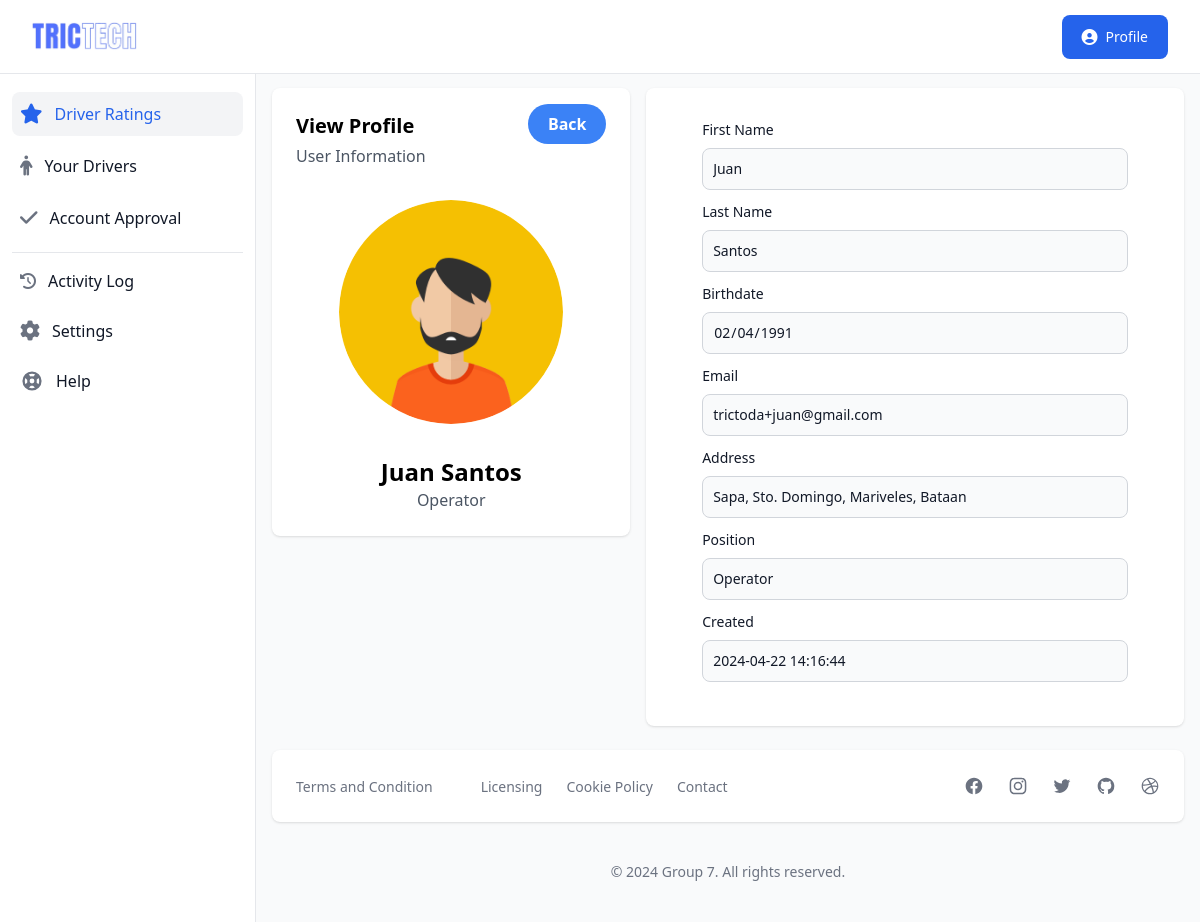
/operator/view-profile.php?viewProfile=81 (signed in), run on the app's committed database.
### tables this page shows
CREATE TABLE `account` (
  `id` int(11) NOT NULL,
  `unique_id` varchar(100) NOT NULL,
  `profile_img` varchar(250) DEFAULT NULL,
  `fname` varchar(50) NOT NULL,
  `lname` varchar(50) NOT NULL,
  `email` varchar(50) NOT NULL,
  `contact` varchar(20) NOT NULL,
  `birthdate` varchar(20) DEFAULT NULL,
  `address` varchar(100) DEFAULT NULL,
  `password` varchar(255) NOT NULL,
  `status` varchar(20) NOT NULL,
  `suspension` varchar(30) DEFAULT 'NO',
  `suspension_reason` varchar(255) DEFAULT NULL,
  `position` varchar(20) NOT NULL,
  `type` varchar(30) NOT NULL,
  `vercode` varchar(6) DEFAULT NULL,
  `date` varchar(50) NOT NULL
);

### operator/view-profile.php (the view, shortened to what this page needs)
<?php
    include '../database/connect.php';
    $unique_id = $_SESSION['unique_id'] ?? "";
    $sqlUser = mysqli_query($conn,"SELECT * FROM account WHERE unique_id = '$unique_id';");
    if(mysqli_num_rows($sqlUser) > 0){
        while($row = mysqli_fetch_assoc($sqlUser)){
            $getPosition = $row["position"];
        }
    }
    $viewProfile = $_GET["viewProfile"] ?? "";
    $sqlProfile = mysqli_query($conn,"SELECT * FROM account WHERE id = '$viewProfile';");
    if(mysqli_num_rows($sqlProfile) > 0){
        while($row = mysqli_fetch_assoc($sqlProfile)){
            $getFirstName = $row["fname"];
            $getLastName = $row["lname"];
            $getPosition = $row["position"];
            $getEmail = $row["email"];
            $getBirth = $row["birthdate"];
            $getAddress = $row["address"];
            $getDate = $row["date"];
            $getProfileImg = $row['profile_img'];
        }
    }
?>
<!DOCTYPE html>
<html lang="en">
<head>
    <link rel="stylesheet" href="../dist/output.css">
    <link rel="stylesheet" href="https://cdn.datatables.net/1.13.1/css/jquery.dataTables.min.css">
    <link rel="stylesheet" href="https://cdnjs.cloudflare.com/ajax/libs/font-awesome/6.2.1/css/all.min.css" />
    <link rel="stylesheet" href="https://cdn.jsdelivr.net/npm/tw-elements/dist/css/index.min.css" />
    <script src="https://cdn.tailwindcss.com"></script>
</head>
<body>
    <div>
        <nav class="bg-white border-b border-gray-200 fixed z-30 w-full">
            <div class="px-3 py-3 lg:px-5 lg:pl-3">
                <div class="flex items-center justify-between">
                    <div class="flex items-center justify-start">
                        <a href="index.php" class="text-xl font-bold flex items-center p-2 lg:ml-2.5">
                    <img class="w-20 lg:w-28" src="../images/logo.png" alt="logo">
                        </a>
                    </div>
                    <div class="flex items-center">
                        <div class="hidden lg:block">
                            <a href="#" id="dropdownDefault" data-dropdown-toggle="dropdown" class="sm:inline-flex ml-5 text-white bg-blue-600 hover:bg-blue-700 focus:ring-4 font-medium rounded-lg text-sm px-5 py-2.5 text-center items-center mr-3">
                                <i class="mr-2 text-base fa fa-user-circle" aria-hidden="true"></i>
                                Profile
                            </a>
                        </div>
                    </div>
                </div>
            </div>
        </nav>
        <div class="flex overflow-hidden bg-white pt-16">
            <aside id="sidebar" class="fixed hidden z-20 h-full top-0 left-0 pt-16 flex lg:flex flex-shrink-0 flex-col w-64 transition-width duration-75" aria-label="Sidebar">
                <div class="relative flex-1 flex flex-col min-h-0 border-r border-gray-200 bg-white pt-0">
                    <div class="flex-1 flex flex-col pt-5 pb-4 overflow-y-auto">
                        <div class="flex-1 px-3 bg-white divide-y space-y-1">
                            <ul class="space-y-2 pb-2">
                                <li>
                                    <a href="dashboard.php" class="text-base text-gray-900 font-normal rounded-lg bg-gray-100 flex items-center p-2 group ">
                                    <i class="fa fa-star text-xl text-blue-600 flex-shrink-0 transition duration-75" aria-hidden="true"></i>
                                    <span class="ml-3 flex-1 whitespace-nowrap text-blue-600">Driver Ratings</span>
                                    </a>
                                </li>
                                <li>
                                    <a href="drivers.php" class="text-base text-gray-900 font-normal rounded-lg hover:bg-gray-100 flex items-center p-2 group ">
                                    <i class="fa fa-male text-xl text-gray-500 flex-shrink-0 group-hover:text-gray-900 transition duration-75" aria-hidden="true"></i>
                                    <span class="ml-3 flex-1 whitespace-nowrap">Your Drivers</span>
                                    </a>
                                </li>
                                <li>
                                    <a href="account-approval.php" class="text-base text-gray-900 font-normal rounded-lg hover:bg-gray-100 flex items-center p-2 group ">
                                    <i class="fa fa-check text-xl text-gray-500 flex-shrink-0 group-hover:text-gray-900 transition duration-75" aria-hidden="true"></i>
                                    <span class="ml-3 flex-1 whitespace-nowrap">Account Approval</span>
                                    </a>
                                </li>
                            </ul>
                            <div class="space-y-2 pt-2">
                                <a href="logs.php" class="text-base text-gray-900 font-normal rounded-lg hover:bg-gray-100 group transition duration-75 flex items-center p-2">
                                    <i class="fa fa-history  text-base text-gray-500 flex-shrink-0 group-hover:text-gray-900 transition duration-75" name="settings-outline"></i>
                                    <span class="ml-3">Activity Log</span>
                                </a>
                                <a href="setting.php" class="text-base text-gray-900 font-normal rounded-lg hover:bg-gray-100 group transition duration-75 flex items-center p-2">
                                    <i class="fa fa-cog  text-xl text-gray-500 flex-shrink-0 group-hover:text-gray-900 transition duration-75" name="settings-outline"></i>
                                    <span class="ml-3">Settings</span>
                                </a>
                                <a href="#" class="text-base text-gray-900 font-normal rounded-lg hover:bg-gray-100 group transition duration-75 flex items-center p-2">
                                    <span class="ml-3">Help</span>
                                </a>
                            </div>
                        </div>
                    </div>
                </div>
            </aside>
            <div id="main-content" class="h-full w-full bg-gray-50 relative overflow-y-auto lg:ml-64">
                <main>
                    <div class="pt-6 px-4 bg-white-400">
                        <div class="h-full">
                            <div class="block md:flex">
                                <div class="bg-white h-5/6 w-full md:w-2/5 shadow rounded-lg p-4 mb-4 sm:p-6 sm:mb-0 xl:p-8">
                                    <div class="flex justify-between">
                                        <span class="text-xl font-semibold block">View Profile</span>
                                        <a href="drivers.php" class="-mt-2 text-md font-bold text-white bg-blue-500 rounded-full px-5 py-2 hover:bg-blue-600">Back</a>
                                    </div>
                                    <span class="text-gray-600">User Information</span>
                                    <div class="w-full h-1/2 p-8 flex justify-center">
                                        <img class="w-56 h-56 rounded-full" src="../images/profile/<?php echo $getProfileImg ?? "profile.png"; ?>" alt="Rounded avatar">
                                    </div>
                                    <div class="justify-center text-center">
                                        <p class="text-2xl font-semibold block"><?php echo ucwords($getFirstName)." ".ucwords($getLastName); ?></p>
                                        <h3 class="text-gray-600"><?php if($getPosition=="*") { echo "Super User"; }else{ echo ucwords($getPosition); }  ?></h3>
                                    </div>
                                </div>
                                <div class="w-full shadow rounded-lg md:w-3/5 p-8 bg-white lg:ml-4">
                                    <div class="w-[90%] m-auto">
                                        <form action="../function/updatebook.php" method="POST">
                                            <div class="mb-3">
                                                <label for="fname" class="block mb-2 text-sm font-medium text-gray-900 dark:text-white">First Name</label>
                                                <input disabled type="input" name="fname" value="<?php echo $getFirstName; ?>" id="bookID" class="bg-gray-50 border border-gray-300 text-gray-900 text-sm rounded-lg outline-blue-500 focus:ring-blue-500 focus:border-blue-500 block w-full p-2.5" placeholder="Full Name" autocomplete="off" required>
                                            </div>
                                            <div class="mb-3">
                                                <label for="lname" class="block mb-2 text-sm font-medium text-gray-900 dark:text-white">Last Name</label>
                                                <input disabled type="input" name="lname" value="<?php echo $getLastName; ?>" id="bookID" class="bg-gray-50 border border-gray-300 text-gray-900 text-sm rounded-lg outline-blue-500 focus:ring-blue-500 focus:border-blue-500 block w-full p-2.5" placeholder="Full Name" autocomplete="off" required>
                                            </div>
                                            <div class="mb-3">
                                                <label for="title" class="block mb-2 text-sm font-medium text-gray-900 dark:text-white">Birthdate</label>
                                                <input disabled type="date" name="title" id="title" value="<?php echo $getBirth;?>" class="bg-gray-50 border border-gray-300 text-gray-900 text-sm rounded-lg outline-blue-500 focus:ring-blue-500 focus:border-blue-500 block w-full p-2.5" placeholder="Birthdate" autocomplete="off" required>
                                            </div>
                                            <div class="mb-3">
                                                <label for="author" class="block mb-2 text-sm font-medium text-gray-900 dark:text-white">Email</label>
                                                <input disabled type="input" name="author" id="author" value="<?php echo $getEmail; ?>" class="bg-gray-50 border border-gray-300 text-gray-900 text-sm rounded-lg outline-blue-500 focus:ring-blue-500 focus:border-blue-500 block w-full p-2.5" placeholder="Email" autocomplete="off" required>
                                            </div>
                                            <div class="mb-3">
                                                <label for="author" class="block mb-2 text-sm font-medium text-gray-900 dark:text-white">Address</label>
                                                <input disabled type="input" name="author" id="author" value="<?php echo $getAddress; ?>" class="bg-gray-50 border border-gray-300 text-gray-900 text-sm rounded-lg outline-blue-500 focus:ring-blue-500 focus:border-blue-500 block w-full p-2.5" placeholder="Address" autocomplete="off" required>
                                            </div>
                                            <div class="mb-3">
                                                <label for="position" class="block mb-2 text-sm font-medium text-gray-900 dark:text-white">Position</label>
                                                <input disabled type="input" name="position" id="position" value="<?php echo $getPosition; ?>" class="bg-gray-50 border border-gray-300 text-gray-900 text-sm rounded-lg outline-blue-500 focus:ring-blue-500 focus:border-blue-500 block w-full p-2.5" placeholder="Address" autocomplete="off" required>
                                            </div>
                                            <div class="mb-3">
                                                <label for="date" class="block mb-2 text-sm font-medium text-gray-900 dark:text-white">Created</label>
                                                <input disabled type="input" name="date" id="date" value="<?php echo $getDate; ?>" class="bg-gray-50 border border-gray-300 text-gray-900 text-sm rounded-lg outline-blue-500 focus:ring-blue-500 focus:border-blue-500 block w-full p-2.5" placeholder="Address" autocomplete="off" required>
                                            </div>
                                        </form>
                                    </div>
                                </div>
                            </div>
                        </div>
                    </div>
                </main>
                <footer class="bg-white md:flex md:items-center md:justify-between shadow rounded-lg p-4 md:p-6 xl:p-8 my-6 mx-4">
                    <ul class="flex items-center flex-wrap mb-6 md:mb-0">
                    <li><a href="#" class="text-sm font-normal text-gray-500 hover:underline mr-4 md:mr-6">Terms and Condition</a></li>
                    <li><a href="#" class="text-sm font-normal text-gray-500 hover:underline mr-4 md:mr-6"></a></li>
                    <li><a href="#" class="text-sm font-normal text-gray-500 hover:underline mr-4 md:mr-6">Licensing</a></li>
                    <li><a href="#" class="text-sm font-normal text-gray-500 hover:underline mr-4 md:mr-6">Cookie Policy</a></li>
                    <li><a href="#" class="text-sm font-normal text-gray-500 hover:underline">Contact</a></li>
                    </ul>
                    <div class="flex sm:justify-center space-x-6">
                    <a href="#" class="text-gray-500 hover:text-gray-900">
                    </a>
                    <a href="#" class="text-gray-500 hover:text-gray-900">
                    </a>
                    <a href="#" class="text-gray-500 hover:text-gray-900">
                    </a>
                    <a href="#" class="text-gray-500 hover:text-gray-900">
                    </a>
                    <a href="#" class="text-gray-500 hover:text-gray-900">
                    </a>
                    </div>
                </footer>
                <p class="text-center text-sm text-gray-500 my-10">
                    &copy; <?php echo date('Y'); ?> <a href="#" class="hover:underline" target="_blank">Group 7</a>. All rights reserved.
                </p>
            </div>
        </div>
    </div>
</body>
</html>

### data on the page
account: fname "Juan", lname "Santos", position "Operator", title "02/04/1991", author "trictoda+juan@gmail.com", author "Sapa, Sto. Domingo, Mariveles, Bataan", date "2024-04-22 14:16:44"
